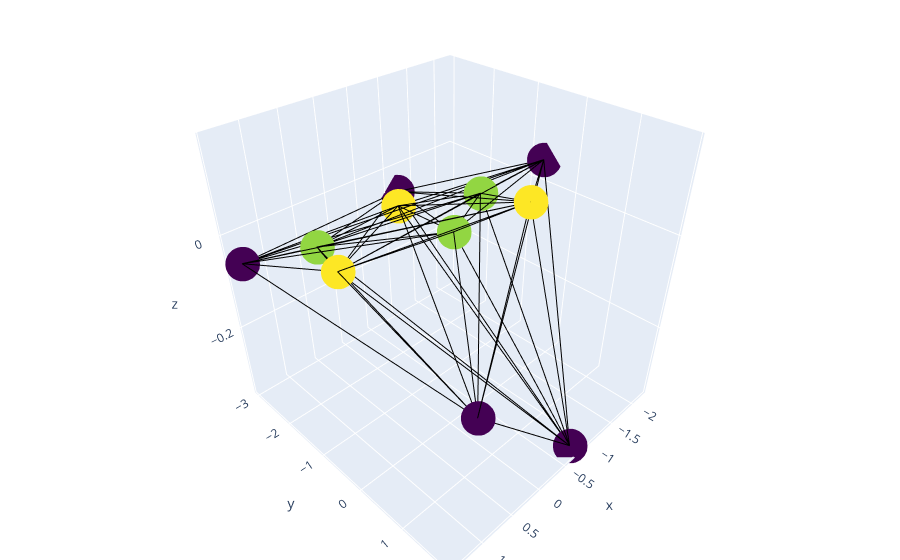

The notebook cell saved with this chart:
### Code cell
# use plotly to plot the 3d graph
import plotly.graph_objects as go

fig = go.Figure(data=[go.Scatter3d(
    x=graph.ndata['R'][:,0],
    y=graph.ndata['R'][:,1],
    z=graph.ndata['R'][:,2],
    mode='markers',
    marker=dict(
        size=12,
        color=graph.ndata['Z'],                # set color to an array/list of desired values
        colorscale='Viridis',   # choose a colorscale
        opacity=1
    )
)])

# add in the edges to the plot
for i in range(graph.edges('uv')[0].shape[0]):
    fig.add_trace(go.Scatter3d(
        x=[graph.ndata['R'][graph.edges('uv')[0][i]][0],graph.ndata['R'][graph.edges('uv')[1][i]][0]],
        y=[graph.ndata['R'][graph.edges('uv')[0][i]][1],graph.ndata['R'][graph.edges('uv')[1][i]][1]],
        z=[graph.ndata['R'][graph.edges('uv')[0][i]][2],graph.ndata['R'][graph.edges('uv')[1][i]][2]],
        mode='lines',
        line=dict(
            color='black',
            width=2,
        )
    ))




# supress trace information
fig.update_traces(showlegend=False)




# tight layout
fig.update_layout(margin=dict(l=0, r=0, b=0, t=0))

fig.show()

### Figure 1 — Plotly figure (JSON) as saved in the notebook; plotly's stock layout.template omitted (floating-point values rounded to 4 significant figures)
{"data": [{"marker": {"color": [7, 6, 6, 7, 6, 7, 1, 1, 1, 1, 1], "colorscale": [[0, "#440154"], [0.1111, "#482878"], [0.2222, "#3e4989"], [0.3333, "#31688e"], [0.4444, "#26828e"], [0.5556, "#1f9e89"], [0.6667, "#35b779"], [0.7778, "#6ece58"], [0.8889, "#b5de2b"], [1, "#fde725"]], "opacity": 1, "size": 12}, "mode": "markers", "showlegend": false, "type": "scatter3d", "x": [0.01028, -0.04213, -1.137, -0.6055, 0.7433, 1.12, 0.9206, -0.7157, -2.198, -1.131, 1.403], "y": [1.404, 0.01132, -0.8203, -2.101, -1.981, -0.7193, 1.746, 1.879, -0.6396, -2.958, -2.834], "z": [0.1685, 0.05531, 0.02957, -0.01977, -0.0179, 0.02378, -0.1126, -0.3511, 0.05035, -0.05269, -0.05036]}, {"line": {"color": "black", "width": 2}, "mode": "lines", "showlegend": false, "type": "scatter3d", "x": [0.01028, -0.04213], "y": [1.404, 0.01132], "z": [0.1685, 0.05531]}, {"line": {"color": "black", "width": 2}, "mode": "lines", "showlegend": false, "type": "scatter3d", "x": [0.01028, -1.137], "y": [1.404, -0.8203], "z": [0.1685, 0.02957]}, {"line": {"color": "black", "width": 2}, "mode": "lines", "showlegend": false, "type": "scatter3d", "x": [0.01028, -0.6055], "y": [1.404, -2.101], "z": [0.1685, -0.01977]}, {"line": {"color": "black", "width": 2}, "mode": "lines", "showlegend": false, "type": "scatter3d", "x": [0.01028, 0.7433], "y": [1.404, -1.981], "z": [0.1685, -0.0179]}, {"line": {"color": "black", "width": 2}, "mode": "lines", "showlegend": false, "type": "scatter3d", "x": [0.01028, 1.12], "y": [1.404, -0.7193], "z": [0.1685, 0.02378]}, {"line": {"color": "black", "width": 2}, "mode": "lines", "showlegend": false, "type": "scatter3d", "x": [0.01028, 0.9206], "y": [1.404, 1.746], "z": [0.1685, -0.1126]}, {"line": {"color": "black", "width": 2}, "mode": "lines", "showlegend": false, "type": "scatter3d", "x": [0.01028, -0.7157], "y": [1.404, 1.879], "z": [0.1685, -0.3511]}, {"line": {"color": "black", "width": 2}, "mode": "lines", "showlegend": false, "type": "scatter3d", "x": [0.01028, -2.198], "y": [1.404, -0.6396], "z": [0.1685, 0.05035]}, {"line": {"color": "black", "width": 2}, "mode": "lines", "showlegend": false, "type": "scatter3d", "x": [0.01028, -1.131], "y": [1.404, -2.958], "z": [0.1685, -0.05269]}, {"line": {"color": "black", "width": 2}, "mode": "lines", "showlegend": false, "type": "scatter3d", "x": [0.01028, 1.403], "y": [1.404, -2.834], "z": [0.1685, -0.05036]}, {"line": {"color": "black", "width": 2}, "mode": "lines", "showlegend": false, "type": "scatter3d", "x": [-0.04213, 0.01028], "y": [0.01132, 1.404], "z": [0.05531, 0.1685]}, {"line": {"color": "black", "width": 2}, "mode": "lines", "showlegend": false, "type": "scatter3d", "x": [-0.04213, -1.137], "y": [0.01132, -0.8203], "z": [0.05531, 0.02957]}, {"line": {"color": "black", "width": 2}, "mode": "lines", "showlegend": false, "type": "scatter3d", "x": [-0.04213, -0.6055], "y": [0.01132, -2.101], "z": [0.05531, -0.01977]}, {"line": {"color": "black", "width": 2}, "mode": "lines", "showlegend": false, "type": "scatter3d", "x": [-0.04213, 0.7433], "y": [0.01132, -1.981], "z": [0.05531, -0.0179]}, {"line": {"color": "black", "width": 2}, "mode": "lines", "showlegend": false, "type": "scatter3d", "x": [-0.04213, 1.12], "y": [0.01132, -0.7193], "z": [0.05531, 0.02378]}, {"line": {"color": "black", "width": 2}, "mode": "lines", "showlegend": false, "type": "scatter3d", "x": [-0.04213, 0.9206], "y": [0.01132, 1.746], "z": [0.05531, -0.1126]}, {"line": {"color": "black", "width": 2}, "mode": "lines", "showlegend": false, "type": "scatter3d", "x": [-0.04213, -0.7157], "y": [0.01132, 1.879], "z": [0.05531, -0.3511]}, {"line": {"color": "black", "width": 2}, "mode": "lines", "showlegend": false, "type": "scatter3d", "x": [-0.04213, -2.198], "y": [0.01132, -0.6396], "z": [0.05531, 0.05035]}, {"line": {"color": "black", "width": 2}, "mode": "lines", "showlegend": false, "type": "scatter3d", "x": [-0.04213, -1.131], "y": [0.01132, -2.958], "z": [0.05531, -0.05269]}, {"line": {"color": "black", "width": 2}, "mode": "lines", "showlegend": false, "type": "scatter3d", "x": [-0.04213, 1.403], "y": [0.01132, -2.834], "z": [0.05531, -0.05036]}, {"line": {"color": "black", "width": 2}, "mode": "lines", "showlegend": false, "type": "scatter3d", "x": [-1.137, 0.01028], "y": [-0.8203, 1.404], "z": [0.02957, 0.1685]}, {"line": {"color": "black", "width": 2}, "mode": "lines", "showlegend": false, "type": "scatter3d", "x": [-1.137, -0.04213], "y": [-0.8203, 0.01132], "z": [0.02957, 0.05531]}, {"line": {"color": "black", "width": 2}, "mode": "lines", "showlegend": false, "type": "scatter3d", "x": [-1.137, -0.6055], "y": [-0.8203, -2.101], "z": [0.02957, -0.01977]}, {"line": {"color": "black", "width": 2}, "mode": "lines", "showlegend": false, "type": "scatter3d", "x": [-1.137, 0.7433], "y": [-0.8203, -1.981], "z": [0.02957, -0.0179]}, {"line": {"color": "black", "width": 2}, "mode": "lines", "showlegend": false, "type": "scatter3d", "x": [-1.137, 1.12], "y": [-0.8203, -0.7193], "z": [0.02957, 0.02378]}, {"line": {"color": "black", "width": 2}, "mode": "lines", "showlegend": false, "type": "scatter3d", "x": [-1.137, 0.9206], "y": [-0.8203, 1.746], "z": [0.02957, -0.1126]}, {"line": {"color": "black", "width": 2}, "mode": "lines", "showlegend": false, "type": "scatter3d", "x": [-1.137, -0.7157], "y": [-0.8203, 1.879], "z": [0.02957, -0.3511]}, {"line": {"color": "black", "width": 2}, "mode": "lines", "showlegend": false, "type": "scatter3d", "x": [-1.137, -2.198], "y": [-0.8203, -0.6396], "z": [0.02957, 0.05035]}, {"line": {"color": "black", "width": 2}, "mode": "lines", "showlegend": false, "type": "scatter3d", "x": [-1.137, -1.131], "y": [-0.8203, -2.958], "z": [0.02957, -0.05269]}, {"line": {"color": "black", "width": 2}, "mode": "lines", "showlegend": false, "type": "scatter3d", "x": [-1.137, 1.403], "y": [-0.8203, -2.834], "z": [0.02957, -0.05036]}, {"line": {"color": "black", "width": 2}, "mode": "lines", "showlegend": false, "type": "scatter3d", "x": [-0.6055, 0.01028], "y": [-2.101, 1.404], "z": [-0.01977, 0.1685]}, {"line": {"color": "black", "width": 2}, "mode": "lines", "showlegend": false, "type": "scatter3d", "x": [-0.6055, -0.04213], "y": [-2.101, 0.01132], "z": [-0.01977, 0.05531]}, {"line": {"color": "black", "width": 2}, "mode": "lines", "showlegend": false, "type": "scatter3d", "x": [-0.6055, -1.137], "y": [-2.101, -0.8203], "z": [-0.01977, 0.02957]}, {"line": {"color": "black", "width": 2}, "mode": "lines", "showlegend": false, "type": "scatter3d", "x": [-0.6055, 0.7433], "y": [-2.101, -1.981], "z": [-0.01977, -0.0179]}, {"line": {"color": "black", "width": 2}, "mode": "lines", "showlegend": false, "type": "scatter3d", "x": [-0.6055, 1.12], "y": [-2.101, -0.7193], "z": [-0.01977, 0.02378]}, {"line": {"color": "black", "width": 2}, "mode": "lines", "showlegend": false, "type": "scatter3d", "x": [-0.6055, 0.9206], "y": [-2.101, 1.746], "z": [-0.01977, -0.1126]}, {"line": {"color": "black", "width": 2}, "mode": "lines", "showlegend": false, "type": "scatter3d", "x": [-0.6055, -0.7157], "y": [-2.101, 1.879], "z": [-0.01977, -0.3511]}, {"line": {"color": "black", "width": 2}, "mode": "lines", "showlegend": false, "type": "scatter3d", "x": [-0.6055, -2.198], "y": [-2.101, -0.6396], "z": [-0.01977, 0.05035]}, {"line": {"color": "black", "width": 2}, "mode": "lines", "showlegend": false, "type": "scatter3d", "x": [-0.6055, -1.131], "y": [-2.101, -2.958], "z": [-0.01977, -0.05269]}, {"line": {"color": "black", "width": 2}, "mode": "lines", "showlegend": false, "type": "scatter3d", "x": [-0.6055, 1.403], "y": [-2.101, -2.834], "z": [-0.01977, -0.05036]}, {"line": {"color": "black", "width": 2}, "mode": "lines", "showlegend": false, "type": "scatter3d", "x": [0.7433, 0.01028], "y": [-1.981, 1.404], "z": [-0.0179, 0.1685]}, {"line": {"color": "black", "width": 2}, "mode": "lines", "showlegend": false, "type": "scatter3d", "x": [0.7433, -0.04213], "y": [-1.981, 0.01132], "z": [-0.0179, 0.05531]}, {"line": {"color": "black", "width": 2}, "mode": "lines", "showlegend": false, "type": "scatter3d", "x": [0.7433, -1.137], "y": [-1.981, -0.8203], "z": [-0.0179, 0.02957]}, {"line": {"color": "black", "width": 2}, "mode": "lines", "showlegend": false, "type": "scatter3d", "x": [0.7433, -0.6055], "y": [-1.981, -2.101], "z": [-0.0179, -0.01977]}, {"line": {"color": "black", "width": 2}, "mode": "lines", "showlegend": false, "type": "scatter3d", "x": [0.7433, 1.12], "y": [-1.981, -0.7193], "z": [-0.0179, 0.02378]}, {"line": {"color": "black", "width": 2}, "mode": "lines", "showlegend": false, "type": "scatter3d", "x": [0.7433, 0.9206], "y": [-1.981, 1.746], "z": [-0.0179, -0.1126]}, {"line": {"color": "black", "width": 2}, "mode": "lines", "showlegend": false, "type": "scatter3d", "x": [0.7433, -0.7157], "y": [-1.981, 1.879], "z": [-0.0179, -0.3511]}, {"line": {"color": "black", "width": 2}, "mode": "lines", "showlegend": false, "type": "scatter3d", "x": [0.7433, -2.198], "y": [-1.981, -0.6396], "z": [-0.0179, 0.05035]}, {"line": {"color": "black", "width": 2}, "mode": "lines", "showlegend": false, "type": "scatter3d", "x": [0.7433, -1.131], "y": [-1.981, -2.958], "z": [-0.0179, -0.05269]}, {"line": {"color": "black", "width": 2}, "mode": "lines", "showlegend": false, "type": "scatter3d", "x": [0.7433, 1.403], "y": [-1.981, -2.834], "z": [-0.0179, -0.05036]}, {"line": {"color": "black", "width": 2}, "mode": "lines", "showlegend": false, "type": "scatter3d", "x": [1.12, 0.01028], "y": [-0.7193, 1.404], "z": [0.02378, 0.1685]}, {"line": {"color": "black", "width": 2}, "mode": "lines", "showlegend": false, "type": "scatter3d", "x": [1.12, -0.04213], "y": [-0.7193, 0.01132], "z": [0.02378, 0.05531]}, {"line": {"color": "black", "width": 2}, "mode": "lines", "showlegend": false, "type": "scatter3d", "x": [1.12, -1.137], "y": [-0.7193, -0.8203], "z": [0.02378, 0.02957]}, {"line": {"color": "black", "width": 2}, "mode": "lines", "showlegend": false, "type": "scatter3d", "x": [1.12, -0.6055], "y": [-0.7193, -2.101], "z": [0.02378, -0.01977]}, {"line": {"color": "black", "width": 2}, "mode": "lines", "showlegend": false, "type": "scatter3d", "x": [1.12, 0.7433], "y": [-0.7193, -1.981], "z": [0.02378, -0.0179]}, {"line": {"color": "black", "width": 2}, "mode": "lines", "showlegend": false, "type": "scatter3d", "x": [1.12, 0.9206], "y": [-0.7193, 1.746], "z": [0.02378, -0.1126]}, {"line": {"color": "black", "width": 2}, "mode": "lines", "showlegend": false, "type": "scatter3d", "x": [1.12, -0.7157], "y": [-0.7193, 1.879], "z": [0.02378, -0.3511]}, {"line": {"color": "black", "width": 2}, "mode": "lines", "showlegend": false, "type": "scatter3d", "x": [1.12, -2.198], "y": [-0.7193, -0.6396], "z": [0.02378, 0.05035]}, {"line": {"color": "black", "width": 2}, "mode": "lines", "showlegend": false, "type": "scatter3d", "x": [1.12, -1.131], "y": [-0.7193, -2.958], "z": [0.02378, -0.05269]}, {"line": {"color": "black", "width": 2}, "mode": "lines", "showlegend": false, "type": "scatter3d", "x": [1.12, 1.403], "y": [-0.7193, -2.834], "z": [0.02378, -0.05036]}, {"line": {"color": "black", "width": 2}, "mode": "lines", "showlegend": false, "type": "scatter3d", "x": [0.9206, 0.01028], "y": [1.746, 1.404], "z": [-0.1126, 0.1685]}, {"line": {"color": "black", "width": 2}, "mode": "lines", "showlegend": false, "type": "scatter3d", "x": [0.9206, -0.04213], "y": [1.746, 0.01132], "z": [-0.1126, 0.05531]}, {"line": {"color": "black", "width": 2}, "mode": "lines", "showlegend": false, "type": "scatter3d", "x": [0.9206, -1.137], "y": [1.746, -0.8203], "z": [-0.1126, 0.02957]}, {"line": {"color": "black", "width": 2}, "mode": "lines", "showlegend": false, "type": "scatter3d", "x": [0.9206, -0.6055], "y": [1.746, -2.101], "z": [-0.1126, -0.01977]}, {"line": {"color": "black", "width": 2}, "mode": "lines", "showlegend": false, "type": "scatter3d", "x": [0.9206, 0.7433], "y": [1.746, -1.981], "z": [-0.1126, -0.0179]}, {"line": {"color": "black", "width": 2}, "mode": "lines", "showlegend": false, "type": "scatter3d", "x": [0.9206, 1.12], "y": [1.746, -0.7193], "z": [-0.1126, 0.02378]}, {"line": {"color": "black", "width": 2}, "mode": "lines", "showlegend": false, "type": "scatter3d", "x": [0.9206, -0.7157], "y": [1.746, 1.879], "z": [-0.1126, -0.3511]}, {"line": {"color": "black", "width": 2}, "mode": "lines", "showlegend": false, "type": "scatter3d", "x": [0.9206, -2.198], "y": [1.746, -0.6396], "z": [-0.1126, 0.05035]}, {"line": {"color": "black", "width": 2}, "mode": "lines", "showlegend": false, "type": "scatter3d", "x": [0.9206, 1.403], "y": [1.746, -2.834], "z": [-0.1126, -0.05036]}, {"line": {"color": "black", "width": 2}, "mode": "lines", "showlegend": false, "type": "scatter3d", "x": [-0.7157, 0.01028], "y": [1.879, 1.404], "z": [-0.3511, 0.1685]}, {"line": {"color": "black", "width": 2}, "mode": "lines", "showlegend": false, "type": "scatter3d", "x": [-0.7157, -0.04213], "y": [1.879, 0.01132], "z": [-0.3511, 0.05531]}, {"line": {"color": "black", "width": 2}, "mode": "lines", "showlegend": false, "type": "scatter3d", "x": [-0.7157, -1.137], "y": [1.879, -0.8203], "z": [-0.3511, 0.02957]}, {"line": {"color": "black", "width": 2}, "mode": "lines", "showlegend": false, "type": "scatter3d", "x": [-0.7157, -0.6055], "y": [1.879, -2.101], "z": [-0.3511, -0.01977]}, {"line": {"color": "black", "width": 2}, "mode": "lines", "showlegend": false, "type": "scatter3d", "x": [-0.7157, 0.7433], "y": [1.879, -1.981], "z": [-0.3511, -0.0179]}, {"line": {"color": "black", "width": 2}, "mode": "lines", "showlegend": false, "type": "scatter3d", "x": [-0.7157, 1.12], "y": [1.879, -0.7193], "z": [-0.3511, 0.02378]}, {"line": {"color": "black", "width": 2}, "mode": "lines", "showlegend": false, "type": "scatter3d", "x": [-0.7157, 0.9206], "y": [1.879, 1.746], "z": [-0.3511, -0.1126]}, {"line": {"color": "black", "width": 2}, "mode": "lines", "showlegend": false, "type": "scatter3d", "x": [-0.7157, -2.198], "y": [1.879, -0.6396], "z": [-0.3511, 0.05035]}, {"line": {"color": "black", "width": 2}, "mode": "lines", "showlegend": false, "type": "scatter3d", "x": [-0.7157, -1.131], "y": [1.879, -2.958], "z": [-0.3511, -0.05269]}, {"line": {"color": "black", "width": 2}, "mode": "lines", "showlegend": false, "type": "scatter3d", "x": [-2.198, 0.01028], "y": [-0.6396, 1.404], "z": [0.05035, 0.1685]}, {"line": {"color": "black", "width": 2}, "mode": "lines", "showlegend": false, "type": "scatter3d", "x": [-2.198, -0.04213], "y": [-0.6396, 0.01132], "z": [0.05035, 0.05531]}, {"line": {"color": "black", "width": 2}, "mode": "lines", "showlegend": false, "type": "scatter3d", "x": [-2.198, -1.137], "y": [-0.6396, -0.8203], "z": [0.05035, 0.02957]}, {"line": {"color": "black", "width": 2}, "mode": "lines", "showlegend": false, "type": "scatter3d", "x": [-2.198, -0.6055], "y": [-0.6396, -2.101], "z": [0.05035, -0.01977]}, {"line": {"color": "black", "width": 2}, "mode": "lines", "showlegend": false, "type": "scatter3d", "x": [-2.198, 0.7433], "y": [-0.6396, -1.981], "z": [0.05035, -0.0179]}, {"line": {"color": "black", "width": 2}, "mode": "lines", "showlegend": false, "type": "scatter3d", "x": [-2.198, 1.12], "y": [-0.6396, -0.7193], "z": [0.05035, 0.02378]}, {"line": {"color": "black", "width": 2}, "mode": "lines", "showlegend": false, "type": "scatter3d", "x": [-2.198, 0.9206], "y": [-0.6396, 1.746], "z": [0.05035, -0.1126]}, {"line": {"color": "black", "width": 2}, "mode": "lines", "showlegend": false, "type": "scatter3d", "x": [-2.198, -0.7157], "y": [-0.6396, 1.879], "z": [0.05035, -0.3511]}, {"line": {"color": "black", "width": 2}, "mode": "lines", "showlegend": false, "type": "scatter3d", "x": [-2.198, -1.131], "y": [-0.6396, -2.958], "z": [0.05035, -0.05269]}, {"line": {"color": "black", "width": 2}, "mode": "lines", "showlegend": false, "type": "scatter3d", "x": [-2.198, 1.403], "y": [-0.6396, -2.834], "z": [0.05035, -0.05036]}, {"line": {"color": "black", "width": 2}, "mode": "lines", "showlegend": false, "type": "scatter3d", "x": [-1.131, 0.01028], "y": [-2.958, 1.404], "z": [-0.05269, 0.1685]}, {"line": {"color": "black", "width": 2}, "mode": "lines", "showlegend": false, "type": "scatter3d", "x": [-1.131, -0.04213], "y": [-2.958, 0.01132], "z": [-0.05269, 0.05531]}, {"line": {"color": "black", "width": 2}, "mode": "lines", "showlegend": false, "type": "scatter3d", "x": [-1.131, -1.137], "y": [-2.958, -0.8203], "z": [-0.05269, 0.02957]}, {"line": {"color": "black", "width": 2}, "mode": "lines", "showlegend": false, "type": "scatter3d", "x": [-1.131, -0.6055], "y": [-2.958, -2.101], "z": [-0.05269, -0.01977]}, {"line": {"color": "black", "width": 2}, "mode": "lines", "showlegend": false, "type": "scatter3d", "x": [-1.131, 0.7433], "y": [-2.958, -1.981], "z": [-0.05269, -0.0179]}, {"line": {"color": "black", "width": 2}, "mode": "lines", "showlegend": false, "type": "scatter3d", "x": [-1.131, 1.12], "y": [-2.958, -0.7193], "z": [-0.05269, 0.02378]}, {"line": {"color": "black", "width": 2}, "mode": "lines", "showlegend": false, "type": "scatter3d", "x": [-1.131, -0.7157], "y": [-2.958, 1.879], "z": [-0.05269, -0.3511]}, {"line": {"color": "black", "width": 2}, "mode": "lines", "showlegend": false, "type": "scatter3d", "x": [-1.131, -2.198], "y": [-2.958, -0.6396], "z": [-0.05269, 0.05035]}, {"line": {"color": "black", "width": 2}, "mode": "lines", "showlegend": false, "type": "scatter3d", "x": [-1.131, 1.403], "y": [-2.958, -2.834], "z": [-0.05269, -0.05036]}, {"line": {"color": "black", "width": 2}, "mode": "lines", "showlegend": false, "type": "scatter3d", "x": [1.403, 0.01028], "y": [-2.834, 1.404], "z": [-0.05036, 0.1685]}, {"line": {"color": "black", "width": 2}, "mode": "lines", "showlegend": false, "type": "scatter3d", "x": [1.403, -0.04213], "y": [-2.834, 0.01132], "z": [-0.05036, 0.05531]}, {"line": {"color": "black", "width": 2}, "mode": "lines", "showlegend": false, "type": "scatter3d", "x": [1.403, -1.137], "y": [-2.834, -0.8203], "z": [-0.05036, 0.02957]}, {"line": {"color": "black", "width": 2}, "mode": "lines", "showlegend": false, "type": "scatter3d", "x": [1.403, -0.6055], "y": [-2.834, -2.101], "z": [-0.05036, -0.01977]}, {"line": {"color": "black", "width": 2}, "mode": "lines", "showlegend": false, "type": "scatter3d", "x": [1.403, 0.7433], "y": [-2.834, -1.981], "z": [-0.05036, -0.0179]}, {"line": {"color": "black", "width": 2}, "mode": "lines", "showlegend": false, "type": "scatter3d", "x": [1.403, 1.12], "y": [-2.834, -0.7193], "z": [-0.05036, 0.02378]}, {"line": {"color": "black", "width": 2}, "mode": "lines", "showlegend": false, "type": "scatter3d", "x": [1.403, 0.9206], "y": [-2.834, 1.746], "z": [-0.05036, -0.1126]}, {"line": {"color": "black", "width": 2}, "mode": "lines", "showlegend": false, "type": "scatter3d", "x": [1.403, -2.198], "y": [-2.834, -0.6396], "z": [-0.05036, 0.05035]}, {"line": {"color": "black", "width": 2}, "mode": "lines", "showlegend": false, "type": "scatter3d", "x": [1.403, -1.131], "y": [-2.834, -2.958], "z": [-0.05036, -0.05269]}], "layout": {"margin": {"b": 0, "l": 0, "r": 0, "t": 0}}}
